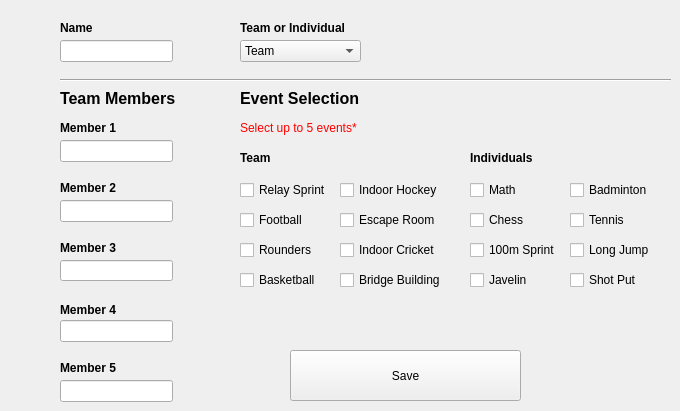
    <widget class="QWidget" name="page_entry_form">
     <widget class="QLabel" name="member_3_label">
      <property name="geometry">
       <rect>
        <x>60</x>
        <y>240</y>
        <width>71</width>
        <height>16</height>
       </rect>
      </property>
      <property name="font">
       <font>
        <weight>75</weight>
        <bold>true</bold>
       </font>
      </property>
      <property name="text">
       <string>Member 3</string>
      </property>
     </widget>
     <widget class="QComboBox" name="team_or_individual">
      <property name="geometry">
       <rect>
        <x>240</x>
        <y>40</y>
        <width>121</width>
        <height>22</height>
       </rect>
      </property>
      <item>
       <property name="text">
        <string>Team</string>
       </property>
      </item>
      <item>
       <property name="text">
        <string>Individual</string>
       </property>
      </item>
     </widget>
     <widget class="QCheckBox" name="event_tennis">
      <property name="geometry">
       <rect>
        <x>570</x>
        <y>210</y>
        <width>77</width>
        <height>20</height>
       </rect>
      </property>
      <property name="text">
       <string>Tennis</string>
      </property>
     </widget>
     <widget class="QCheckBox" name="event_indoor_hockey">
      <property name="geometry">
       <rect>
        <x>340</x>
        <y>180</y>
        <width>101</width>
        <height>20</height>
       </rect>
      </property>
      <property name="text">
       <string>Indoor Hockey</string>
      </property>
     </widget>
     <widget class="QLabel" name="team_members_label">
      <property name="geometry">
       <rect>
        <x>60</x>
        <y>90</y>
        <width>131</width>
        <height>16</height>
       </rect>
      </property>
      <property name="font">
       <font>
        <pointsize>12</pointsize>
        <weight>75</weight>
        <bold>true</bold>
       </font>
      </property>
      <property name="text">
       <string>Team Members</string>
      </property>
     </widget>
     <widget class="QLineEdit" name="member_2">
      <property name="geometry">
       <rect>
        <x>60</x>
        <y>200</y>
        <width>113</width>
        <height>22</height>
       </rect>
      </property>
     </widget>
     <widget class="QCheckBox" name="event_badminton">
      <property name="geometry">
       <rect>
        <x>570</x>
        <y>180</y>
        <width>81</width>
        <height>20</height>
       </rect>
      </property>
      <property name="text">
       <string>Badminton</string>
      </property>
     </widget>
     <widget class="Line" name="line">
      <property name="geometry">
       <rect>
        <x>60</x>
        <y>70</y>
        <width>611</width>
        <height>20</height>
       </rect>
      </property>
      <property name="orientation">
       <enum>Qt::Horizontal</enum>
      </property>
     </widget>
     <widget class="QCheckBox" name="event_indoor_cricket">
      <property name="geometry">
       <rect>
        <x>340</x>
        <y>240</y>
        <width>101</width>
        <height>20</height>
       </rect>
      </property>
      <property name="text">
       <string>Indoor Cricket</string>
      </property>
     </widget>
     <widget class="QLabel" name="team_events_label">
      <property name="geometry">
       <rect>
        <x>240</x>
        <y>150</y>
        <width>55</width>
        <height>16</height>
       </rect>
      </property>
      <property name="font">
       <font>
        <weight>75</weight>
        <bold>true</bold>
       </font>
      </property>
      <property name="text">
       <string>Team</string>
      </property>
     </widget>
     <widget class="QPushButton" name="entry_form_save_btn">
      <property name="geometry">
       <rect>
        <x>290</x>
        <y>350</y>
        <width>231</width>
        <height>51</height>
       </rect>
      </property>
      <property name="text">
       <string>Save</string>
      </property>
     </widget>
     <widget class="QLabel" name="member_5_label">
      <property name="geometry">
       <rect>
        <x>60</x>
        <y>360</y>
        <width>71</width>
        <height>16</height>
       </rect>
      </property>
      <property name="font">
       <font>
        <weight>75</weight>
        <bold>true</bold>
       </font>
      </property>
      <property name="text">
       <string>Member 5</string>
      </property>
     </widget>
     <widget class="QLineEdit" name="member_1">
      <property name="geometry">
       <rect>
        <x>60</x>
        <y>140</y>
        <width>113</width>
        <height>22</height>
       </rect>
      </property>
     </widget>
     <widget class="QLabel" name="name_label">
      <property name="geometry">
       <rect>
        <x>60</x>
        <y>20</y>
        <width>71</width>
        <height>16</height>
       </rect>
      </property>
      <property name="font">
       <font>
        <weight>75</weight>
        <bold>true</bold>
       </font>
      </property>
      <property name="text">
       <string>Name</string>
      </property>
     </widget>
     <widget class="QLineEdit" name="name">
      <property name="geometry">
       <rect>
        <x>60</x>
        <y>40</y>
        <width>113</width>
        <height>22</height>
       </rect>
      </property>
     </widget>
     <widget class="QLineEdit" name="member_5">
      <property name="geometry">
       <rect>
        <x>60</x>
        <y>380</y>
        <width>113</width>
        <height>22</height>
       </rect>
      </property>
     </widget>
     <widget class="QCheckBox" name="event_bridge_building">
      <property name="geometry">
       <rect>
        <x>340</x>
        <y>270</y>
        <width>111</width>
        <height>20</height>
       </rect>
      </property>
      <property name="text">
       <string>Bridge Building</string>
      </property>
     </widget>
     <widget class="QCheckBox" name="event_javelin">
      <property name="geometry">
       <rect>
        <x>470</x>
        <y>270</y>
        <width>77</width>
        <height>20</height>
       </rect>
      </property>
      <property name="text">
       <string>Javelin</string>
      </property>
     </widget>
     <widget class="QCheckBox" name="event_100m_sprint">
      <property name="geometry">
       <rect>
        <x>470</x>
        <y>240</y>
        <width>101</width>
        <height>20</height>
       </rect>
      </property>
      <property name="text">
       <string>100m Sprint</string>
      </property>
     </widget>
     <widget class="QCheckBox" name="event_long_jump">
      <property name="geometry">
       <rect>
        <x>570</x>
        <y>240</y>
        <width>81</width>
        <height>20</height>
       </rect>
      </property>
      <property name="text">
       <string>Long Jump</string>
      </property>
     </widget>
     <widget class="QLabel" name="event_selection_label">
      <property name="geometry">
       <rect>
        <x>240</x>
        <y>90</y>
        <width>131</width>
        <height>16</height>
       </rect>
      </property>
      <property name="font">
       <font>
        <pointsize>12</pointsize>
        <weight>75</weight>
        <bold>true</bold>
       </font>
      </property>
      <property name="text">
       <string>Event Selection</string>
      </property>
     </widget>
     <widget class="QLabel" name="individual_events_label">
      <property name="geometry">
       <rect>
        <x>470</x>
        <y>150</y>
        <width>81</width>
        <height>16</height>
       </rect>
      </property>
      <property name="font">
       <font>
        <weight>75</weight>
        <bold>true</bold>
       </font>
      </property>
      <property name="text">
       <string>Individuals</string>
      </property>
     </widget>
     <widget class="QCheckBox" name="event_shot_put">
      <property name="geometry">
       <rect>
        <x>570</x>
        <y>270</y>
        <width>77</width>
        <height>20</height>
       </rect>
      </property>
      <property name="text">
       <string>Shot Put</string>
      </property>
     </widget>
     <widget class="QCheckBox" name="event_relay_sprint">
      <property name="geometry">
       <rect>
        <x>240</x>
        <y>180</y>
        <width>91</width>
        <height>20</height>
       </rect>
      </property>
      <property name="text">
       <string>Relay Sprint</string>
      </property>
     </widget>
     <widget class="QLineEdit" name="member_3">
      <property name="geometry">
       <rect>
        <x>60</x>
        <y>260</y>
        <width>113</width>
        <height>21</height>
       </rect>
      </property>
     </widget>
     <widget class="QLabel" name="member_1_label">
      <property name="geometry">
       <rect>
        <x>60</x>
        <y>120</y>
        <width>71</width>
        <height>16</height>
       </rect>
      </property>
      <property name="font">
       <font>
        <weight>75</weight>
        <bold>true</bold>
       </font>
      </property>
      <property name="text">
       <string>Member 1</string>
      </property>
     </widget>
     <widget class="QCheckBox" name="event_math">
      <property name="geometry">
       <rect>
        <x>470</x>
        <y>180</y>
        <width>77</width>
        <height>20</height>
       </rect>
      </property>
      <property name="text">
       <string>Math</string>
      </property>
     </widget>
     <widget class="QLineEdit" name="member_4">
      <property name="geometry">
       <rect>
        <x>60</x>
        <y>320</y>
        <width>113</width>
        <height>22</height>
       </rect>
      </property>
     </widget>
     <widget class="QCheckBox" name="event_escape_room">
      <property name="geometry">
       <rect>
        <x>340</x>
        <y>210</y>
        <width>101</width>
        <height>20</height>
       </rect>
      </property>
      <property name="text">
       <string>Escape Room</string>
      </property>
     </widget>
     <widget class="QCheckBox" name="event_football">
      <property name="geometry">
       <rect>
        <x>240</x>
        <y>210</y>
        <width>77</width>
        <height>20</height>
       </rect>
      </property>
      <property name="text">
       <string>Football</string>
      </property>
     </widget>
     <widget class="QCheckBox" name="event_chess">
      <property name="geometry">
       <rect>
        <x>470</x>
        <y>210</y>
        <width>77</width>
        <height>20</height>
       </rect>
      </property>
      <property name="text">
       <string>Chess</string>
      </property>
     </widget>
     <widget class="QLabel" name="member_2_label">
      <property name="geometry">
       <rect>
        <x>60</x>
        <y>180</y>
        <width>71</width>
        <height>16</height>
       </rect>
      </property>
      <property name="font">
       <font>
        <weight>75</weight>
        <bold>true</bold>
       </font>
      </property>
      <property name="text">
       <string>Member 2</string>
      </property>
     </widget>
     <widget class="QCheckBox" name="event_rounders">
      <property name="geometry">
       <rect>
        <x>240</x>
        <y>240</y>
        <width>77</width>
        <height>20</height>
       </rect>
      </property>
      <property name="text">
       <string>Rounders</string>
      </property>
     </widget>
     <widget class="QLabel" name="asterisk_label">
      <property name="geometry">
       <rect>
        <x>240</x>
        <y>120</y>
        <width>131</width>
        <height>16</height>
       </rect>
      </property>
      <property name="styleSheet">
       <string notr="true">color: red</string>
      </property>
      <property name="text">
       <string>Select up to 5 events*</string>
      </property>
     </widget>
     <widget class="QLabel" name="member_4_label">
      <property name="geometry">
       <rect>
        <x>60</x>
        <y>300</y>
        <width>71</width>
        <height>20</height>
       </rect>
      </property>
      <property name="font">
       <font>
        <weight>75</weight>
        <bold>true</bold>
       </font>
      </property>
      <property name="text">
       <string>Member 4</string>
      </property>
     </widget>
     <widget class="QCheckBox" name="event_basketball">
      <property name="geometry">
       <rect>
        <x>240</x>
        <y>270</y>
        <width>77</width>
        <height>20</height>
       </rect>
      </property>
      <property name="text">
       <string>Basketball</string>
      </property>
     </widget>
     <widget class="QLabel" name="team_or_individual_cb_label">
      <property name="geometry">
       <rect>
        <x>240</x>
        <y>20</y>
        <width>131</width>
        <height>16</height>
       </rect>
      </property>
      <property name="font">
       <font>
        <weight>75</weight>
        <bold>true</bold>
       </font>
      </property>
      <property name="text">
       <string>Team or Individual</string>
      </property>
     </widget>
    </widget>
